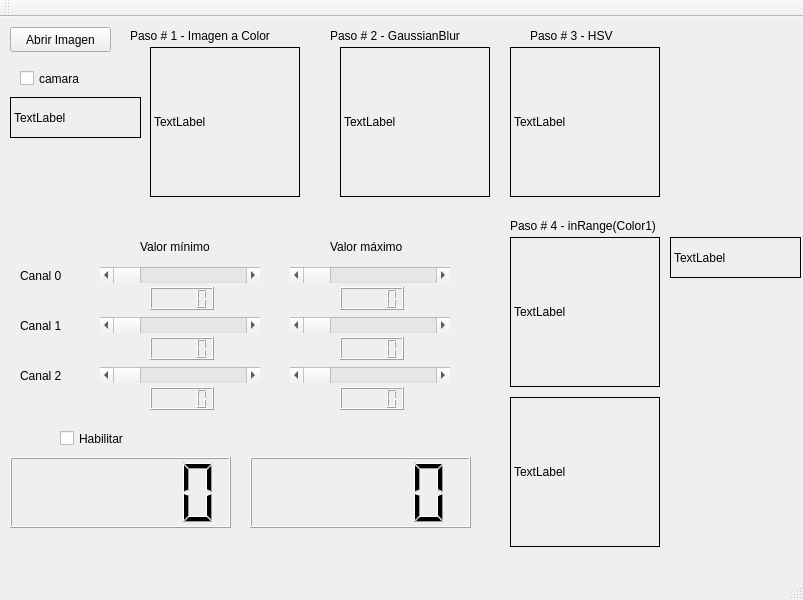
<?xml version="1.0" encoding="UTF-8"?>
<ui version="4.0">
 <class>MainWindow</class>
 <widget class="QMainWindow" name="MainWindow">
  <property name="geometry">
   <rect>
    <x>0</x>
    <y>0</y>
    <width>803</width>
    <height>600</height>
   </rect>
  </property>
  <property name="windowTitle">
   <string>hetpro-store.com/TUTORIALES/</string>
  </property>
  <widget class="QWidget" name="centralWidget">
   <widget class="QPushButton" name="pushButton">
    <property name="geometry">
     <rect>
      <x>10</x>
      <y>10</y>
      <width>101</width>
      <height>25</height>
     </rect>
    </property>
    <property name="text">
     <string>Abrir Imagen</string>
    </property>
   </widget>
   <widget class="QLabel" name="labelColor">
    <property name="geometry">
     <rect>
      <x>150</x>
      <y>30</y>
      <width>150</width>
      <height>150</height>
     </rect>
    </property>
    <property name="frameShape">
     <enum>QFrame::Box</enum>
    </property>
    <property name="text">
     <string>TextLabel</string>
    </property>
   </widget>
   <widget class="QLabel" name="labelHSV">
    <property name="geometry">
     <rect>
      <x>510</x>
      <y>30</y>
      <width>150</width>
      <height>150</height>
     </rect>
    </property>
    <property name="frameShape">
     <enum>QFrame::Box</enum>
    </property>
    <property name="text">
     <string>TextLabel</string>
    </property>
   </widget>
   <widget class="QLabel" name="labelContornos">
    <property name="geometry">
     <rect>
      <x>510</x>
      <y>220</y>
      <width>150</width>
      <height>150</height>
     </rect>
    </property>
    <property name="frameShape">
     <enum>QFrame::Box</enum>
    </property>
    <property name="text">
     <string>TextLabel</string>
    </property>
   </widget>
   <widget class="QLabel" name="labelGauss">
    <property name="geometry">
     <rect>
      <x>340</x>
      <y>30</y>
      <width>150</width>
      <height>150</height>
     </rect>
    </property>
    <property name="frameShape">
     <enum>QFrame::Box</enum>
    </property>
    <property name="text">
     <string>TextLabel</string>
    </property>
   </widget>
   <widget class="QLabel" name="label_5">
    <property name="geometry">
     <rect>
      <x>130</x>
      <y>10</y>
      <width>181</width>
      <height>17</height>
     </rect>
    </property>
    <property name="text">
     <string>Paso # 1 - Imagen a Color</string>
    </property>
   </widget>
   <widget class="QLabel" name="label_6">
    <property name="geometry">
     <rect>
      <x>330</x>
      <y>10</y>
      <width>181</width>
      <height>17</height>
     </rect>
    </property>
    <property name="text">
     <string>Paso # 2 - GaussianBlur</string>
    </property>
   </widget>
   <widget class="QLabel" name="label_7">
    <property name="geometry">
     <rect>
      <x>530</x>
      <y>10</y>
      <width>181</width>
      <height>17</height>
     </rect>
    </property>
    <property name="text">
     <string>Paso # 3 - HSV</string>
    </property>
   </widget>
   <widget class="QLabel" name="label_8">
    <property name="geometry">
     <rect>
      <x>510</x>
      <y>200</y>
      <width>181</width>
      <height>17</height>
     </rect>
    </property>
    <property name="text">
     <string>Paso # 4 - inRange(Color1)</string>
    </property>
   </widget>
   <widget class="QScrollBar" name="barraCanal0Min">
    <property name="geometry">
     <rect>
      <x>100</x>
      <y>250</y>
      <width>160</width>
      <height>16</height>
     </rect>
    </property>
    <property name="maximum">
     <number>255</number>
    </property>
    <property name="orientation">
     <enum>Qt::Horizontal</enum>
    </property>
   </widget>
   <widget class="QLabel" name="label_9">
    <property name="geometry">
     <rect>
      <x>20</x>
      <y>250</y>
      <width>67</width>
      <height>17</height>
     </rect>
    </property>
    <property name="text">
     <string>Canal 0</string>
    </property>
   </widget>
   <widget class="QScrollBar" name="barraCanal0Max">
    <property name="geometry">
     <rect>
      <x>290</x>
      <y>250</y>
      <width>160</width>
      <height>16</height>
     </rect>
    </property>
    <property name="maximum">
     <number>255</number>
    </property>
    <property name="orientation">
     <enum>Qt::Horizontal</enum>
    </property>
   </widget>
   <widget class="QLCDNumber" name="lcdCanal0Min">
    <property name="geometry">
     <rect>
      <x>150</x>
      <y>270</y>
      <width>64</width>
      <height>23</height>
     </rect>
    </property>
   </widget>
   <widget class="QLCDNumber" name="lcdCanal0Max">
    <property name="geometry">
     <rect>
      <x>340</x>
      <y>270</y>
      <width>64</width>
      <height>23</height>
     </rect>
    </property>
   </widget>
   <widget class="QLabel" name="label_10">
    <property name="geometry">
     <rect>
      <x>20</x>
      <y>300</y>
      <width>67</width>
      <height>17</height>
     </rect>
    </property>
    <property name="text">
     <string>Canal 1</string>
    </property>
   </widget>
   <widget class="QLCDNumber" name="lcdCanal1Min">
    <property name="geometry">
     <rect>
      <x>150</x>
      <y>320</y>
      <width>64</width>
      <height>23</height>
     </rect>
    </property>
   </widget>
   <widget class="QScrollBar" name="barraCanal1Max">
    <property name="geometry">
     <rect>
      <x>290</x>
      <y>300</y>
      <width>160</width>
      <height>16</height>
     </rect>
    </property>
    <property name="maximum">
     <number>255</number>
    </property>
    <property name="orientation">
     <enum>Qt::Horizontal</enum>
    </property>
   </widget>
   <widget class="QLCDNumber" name="lcdCanal1Max">
    <property name="geometry">
     <rect>
      <x>340</x>
      <y>320</y>
      <width>64</width>
      <height>23</height>
     </rect>
    </property>
   </widget>
   <widget class="QScrollBar" name="barraCanal1Min">
    <property name="geometry">
     <rect>
      <x>100</x>
      <y>300</y>
      <width>160</width>
      <height>16</height>
     </rect>
    </property>
    <property name="maximum">
     <number>255</number>
    </property>
    <property name="orientation">
     <enum>Qt::Horizontal</enum>
    </property>
   </widget>
   <widget class="QLabel" name="label_11">
    <property name="geometry">
     <rect>
      <x>20</x>
      <y>350</y>
      <width>67</width>
      <height>17</height>
     </rect>
    </property>
    <property name="text">
     <string>Canal 2</string>
    </property>
   </widget>
   <widget class="QLCDNumber" name="lcdCanal2Min">
    <property name="geometry">
     <rect>
      <x>150</x>
      <y>370</y>
      <width>64</width>
      <height>23</height>
     </rect>
    </property>
   </widget>
   <widget class="QScrollBar" name="barraCanal2Max">
    <property name="geometry">
     <rect>
      <x>290</x>
      <y>350</y>
      <width>160</width>
      <height>16</height>
     </rect>
    </property>
    <property name="maximum">
     <number>255</number>
    </property>
    <property name="orientation">
     <enum>Qt::Horizontal</enum>
    </property>
   </widget>
   <widget class="QLCDNumber" name="lcdCanal2Max">
    <property name="geometry">
     <rect>
      <x>340</x>
      <y>370</y>
      <width>64</width>
      <height>23</height>
     </rect>
    </property>
   </widget>
   <widget class="QScrollBar" name="barraCanal2Min">
    <property name="geometry">
     <rect>
      <x>100</x>
      <y>350</y>
      <width>160</width>
      <height>16</height>
     </rect>
    </property>
    <property name="maximum">
     <number>255</number>
    </property>
    <property name="orientation">
     <enum>Qt::Horizontal</enum>
    </property>
   </widget>
   <widget class="QLabel" name="label_12">
    <property name="geometry">
     <rect>
      <x>140</x>
      <y>220</y>
      <width>101</width>
      <height>20</height>
     </rect>
    </property>
    <property name="text">
     <string>Valor mínimo</string>
    </property>
   </widget>
   <widget class="QLabel" name="label_13">
    <property name="geometry">
     <rect>
      <x>330</x>
      <y>220</y>
      <width>101</width>
      <height>20</height>
     </rect>
    </property>
    <property name="text">
     <string>Valor máximo</string>
    </property>
   </widget>
   <widget class="QLabel" name="labelInrange_2">
    <property name="geometry">
     <rect>
      <x>510</x>
      <y>380</y>
      <width>150</width>
      <height>150</height>
     </rect>
    </property>
    <property name="frameShape">
     <enum>QFrame::Box</enum>
    </property>
    <property name="text">
     <string>TextLabel</string>
    </property>
   </widget>
   <widget class="QCheckBox" name="checkBox">
    <property name="geometry">
     <rect>
      <x>20</x>
      <y>50</y>
      <width>92</width>
      <height>23</height>
     </rect>
    </property>
    <property name="text">
     <string>camara</string>
    </property>
   </widget>
   <widget class="QLCDNumber" name="lcdNumber">
    <property name="geometry">
     <rect>
      <x>250</x>
      <y>440</y>
      <width>221</width>
      <height>71</height>
     </rect>
    </property>
   </widget>
   <widget class="QCheckBox" name="checkBox_2">
    <property name="geometry">
     <rect>
      <x>60</x>
      <y>410</y>
      <width>92</width>
      <height>23</height>
     </rect>
    </property>
    <property name="text">
     <string>Habilitar</string>
    </property>
   </widget>
   <widget class="QLabel" name="label">
    <property name="geometry">
     <rect>
      <x>670</x>
      <y>220</y>
      <width>131</width>
      <height>41</height>
     </rect>
    </property>
    <property name="frameShape">
     <enum>QFrame::Box</enum>
    </property>
    <property name="text">
     <string>TextLabel</string>
    </property>
   </widget>
   <widget class="QLCDNumber" name="lcdNumber_2">
    <property name="geometry">
     <rect>
      <x>10</x>
      <y>440</y>
      <width>221</width>
      <height>71</height>
     </rect>
    </property>
    <property name="smallDecimalPoint">
     <bool>true</bool>
    </property>
   </widget>
   <widget class="QLabel" name="label_2">
    <property name="geometry">
     <rect>
      <x>10</x>
      <y>80</y>
      <width>131</width>
      <height>41</height>
     </rect>
    </property>
    <property name="frameShape">
     <enum>QFrame::Box</enum>
    </property>
    <property name="text">
     <string>TextLabel</string>
    </property>
   </widget>
  </widget>
  <widget class="QMenuBar" name="menuBar">
   <property name="geometry">
    <rect>
     <x>0</x>
     <y>0</y>
     <width>803</width>
     <height>22</height>
    </rect>
   </property>
  </widget>
  <widget class="QToolBar" name="mainToolBar">
   <attribute name="toolBarArea">
    <enum>TopToolBarArea</enum>
   </attribute>
   <attribute name="toolBarBreak">
    <bool>false</bool>
   </attribute>
  </widget>
  <widget class="QStatusBar" name="statusBar"/>
 </widget>
 <layoutdefault spacing="6" margin="11"/>
 <resources/>
 <connections/>
</ui>
